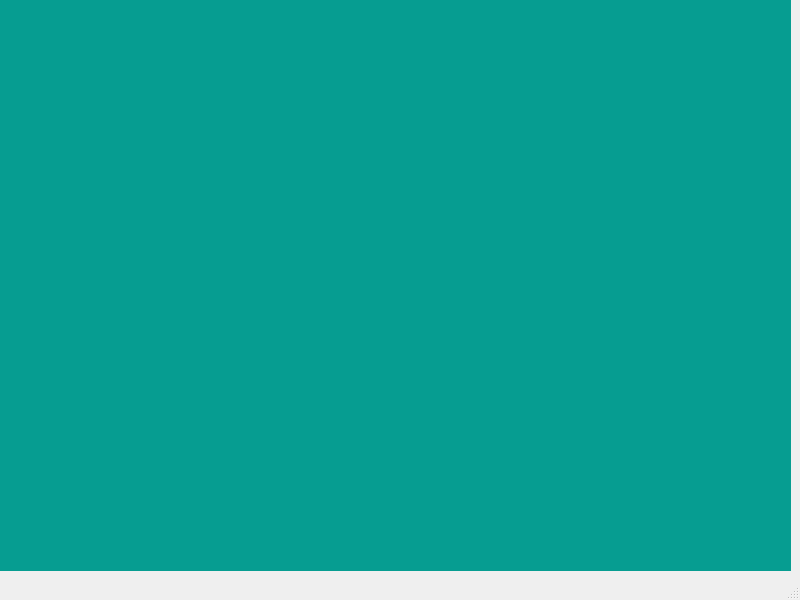
<?xml version="1.0" encoding="UTF-8"?>
<ui version="4.0">
 <class>Lola</class>
 <widget class="QMainWindow" name="Lola">
  <property name="geometry">
   <rect>
    <x>0</x>
    <y>0</y>
    <width>800</width>
    <height>600</height>
   </rect>
  </property>
  <property name="windowTitle">
   <string>MainWindow</string>
  </property>
  <widget class="QWidget" name="centralwidget">
   <widget class="QLabel" name="label">
    <property name="geometry">
     <rect>
      <x>-20</x>
      <y>-135</y>
      <width>1051</width>
      <height>931</height>
     </rect>
    </property>
    <property name="text">
     <string/>
    </property>
    <property name="pixmap">
     <pixmap>../G.U.I Material/B.G/Black_Template.jpg</pixmap>
    </property>
    <property name="scaledContents">
     <bool>true</bool>
    </property>
   </widget>
   <widget class="QLabel" name="bg_2">
    <property name="geometry">
     <rect>
      <x>0</x>
      <y>0</y>
      <width>791</width>
      <height>571</height>
     </rect>
    </property>
    <property name="styleSheet">
     <string notr="true">background-color: rgb(6, 157, 145);</string>
    </property>
    <property name="text">
     <string/>
    </property>
    <property name="pixmap">
     <pixmap>../G.U.I Material/VoiceReg/Ntuks.gif</pixmap>
    </property>
    <property name="scaledContents">
     <bool>true</bool>
    </property>
   </widget>
  </widget>
  <widget class="QStatusBar" name="statusbar"/>
 </widget>
 <resources/>
 <connections/>
</ui>
